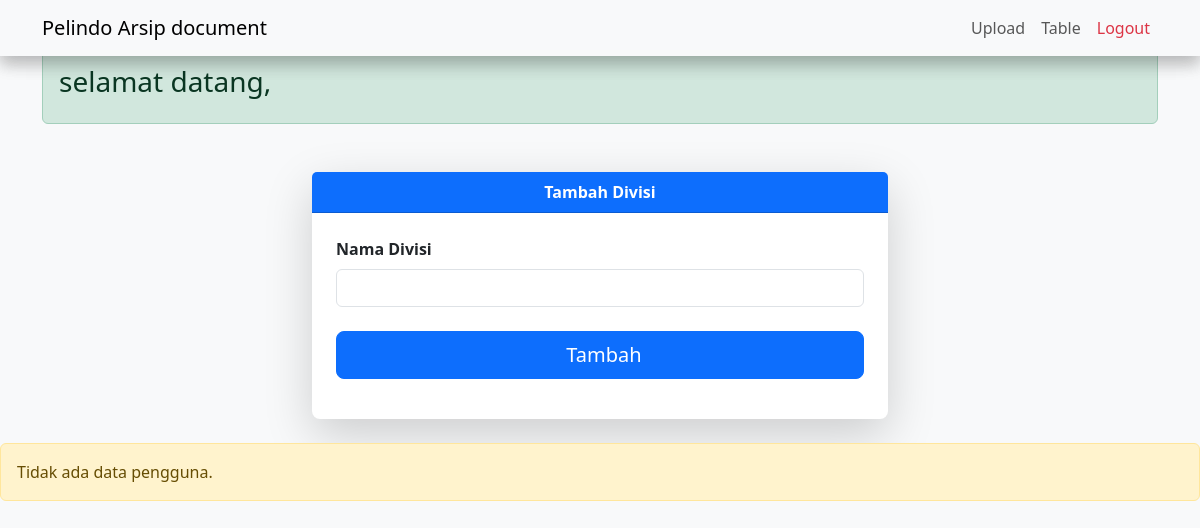
Page /super_admin_only.php on the earlier database version.
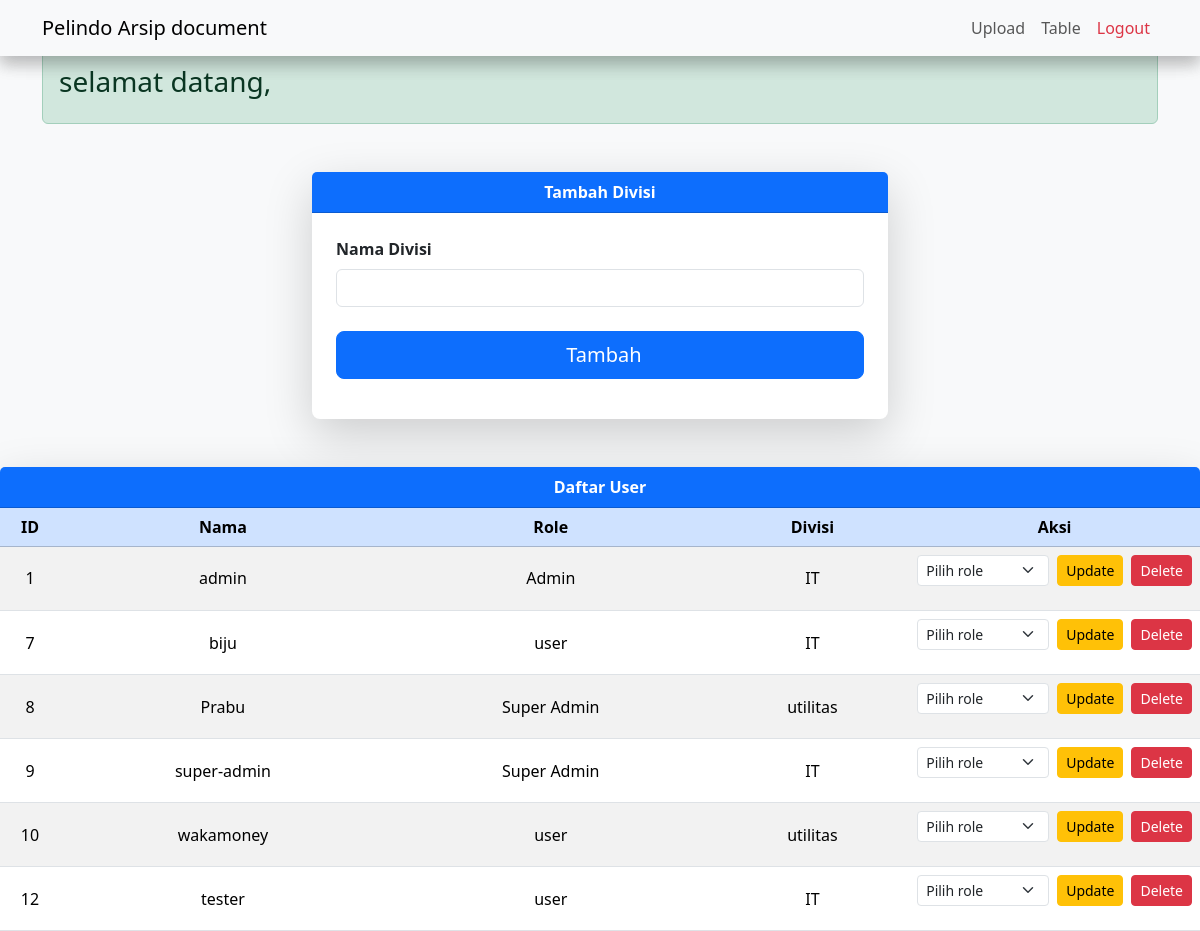
Same page on the later database version.
### tables this page shows
CREATE TABLE `user` (
  `id` int NOT NULL,
  `nama` varchar(255) NOT NULL,
  `pass` varchar(255) NOT NULL,
  `role` varchar(255) NOT NULL DEFAULT 'user',
  `ayam` varchar(255) DEFAULT 'un_set',
  `create_at` timestamp NOT NULL DEFAULT CURRENT_TIMESTAMP
);

### functions.php (called while the page is built, shortened)
<?php
function connectDB() {
    $host = "localhost";
    $user = "root";
    $pass = "";
    $dbname = "pelindo_arsip";
    $conn = new mysqli($host, $user, $pass, $dbname);
    return $conn;
}
function getAllUsers(): array {
    $conn = connectDB();
    $stmt = $conn->prepare("SELECT id, nama, role, ayam FROM user");
    $stmt->execute();
    $result = $stmt->get_result();
    $users = [];
    while ($row = $result->fetch_assoc()) {
        $users[] = $row;
    }
    return $users;
}
?>

### super_admin_only.php (the view, shortened to what this page needs)
<?php
include "functions.php";
include "header.php";
?>
<!DOCTYPE html>
<html lang="id">
<head>
    <link href="https://cdn.jsdelivr.net/npm/bootstrap@5.3.8/dist/css/bootstrap.min.css" rel="stylesheet">
</head>
<?php include "header.php"; ?>
<body class="bg-light">
    <div class="container mt-5">
        <div class="alert alert-success">
            <h3>selamat datang, <?= htmlspecialchars($_SESSION['user_nama']); ?></h3>
        </div>
    </div>
    <div class="container mt-5">
        <?php include "register_ayam.php"; ?>
    </div>
    <br>
<div>
    <?php
    $users = getAllUsers();
    if (!empty($users)) :
?>
<div class="card shadow-lg border-0 rounded-3 mt-4">
    <div class="card-header bg-primary text-white text-center fw-bold">
        Daftar User
    </div>
    <div class="card-body p-0">
        <div class="table-responsive">
            <table class="table table-striped table-hover mb-0 align-middle text-center">
                <thead class="table-primary">
                    <tr>
                        <th style="width: 60px;">ID</th>
                        <th>Nama</th>
                        <th>Role</th>
                        <th>Divisi</th>
                        <th style="width: 200px;">Aksi</th>
                    </tr>
                </thead>
                <tbody>
                    <?php foreach ($users as $user): ?>
                        <tr>
                            <td><?= htmlspecialchars($user['id']) ?></td>
                            <td><?= htmlspecialchars($user['nama']) ?></td>
                            <td>
                                <?php
                                    if ($user['role'] === 'bulu_bulul') {
                                        echo 'Admin';
                                    } elseif ($user['role'] === 'super_bulu_bulul') {
                                        echo 'Super Admin';
                                    } else {
                                        echo htmlspecialchars($user['role']);
                                    }
                                ?>
                            </td>
                            <td><?= htmlspecialchars($user['ayam']) ?></td>
                            <td class="d-flex justify-content-center gap-2">
                                <form method="POST" action="update_user_role.php" class="d-flex align-items-center gap-2">
                                    <select name="new_role" class="form-select form-select-sm w-auto" required>
                                        <option value="" disabled selected>Pilih role</option>
                                    </select>
                                    <button type="submit" class="btn btn-sm btn-warning">
                                        <i class="bi bi-pencil-square"></i> Update
                                    </button>
                                </form>
                                <form action="delete_user.php" method="POST"
                                      onsubmit="return confirm('Yakin ingin menghapus user ini?');">
                                    <button type="submit" class="btn btn-sm btn-danger">
                                        <i class="bi bi-trash"></i> Delete
                                    </button>
                                </form>
                            </td>
                        </tr>
                    <?php endforeach; ?>
                </tbody>
            </table>
        </div>
    </div>
</div>
<?php
    else:
?>
    <div class="alert alert-warning">Tidak ada data pengguna.</div>
<?php
    endif;
?>
</div>
</body>
</html>

### header.php (shortened to what this page needs)
<!DOCTYPE html>
<html lang="en">
<head>
</head>
<body>
<nav class="navbar navbar-expand-lg navbar-light bg-light shadow fixed-top">
  <div class="container">
    <a class="navbar-brand" href="#">Pelindo Arsip document</a>
    <div class="collapse navbar-collapse" id="navbarResponsive">
      <ul class="navbar-nav ms-auto">
        <li class="nav-item active">
          <a class="nav-link" href="admin_page_upload.php">Upload</a>
        </li>
        <li class="nav-item">
          <a class="nav-link" href="admin_page_read.php">Table</a>
        </li>
        <li class="nav-item">
          <a class="nav-link text-danger" href="logout.php" >Logout</a>
        </li>
      </ul>
    </div>
  </div>
</nav>
</body>
</html>

### register_ayam.php (shortened to what this page needs)
<!DOCTYPE html>
<html lang="id">
<head>
    <link href="https://cdn.jsdelivr.net/npm/bootstrap@5.3.8/dist/css/bootstrap.min.css" rel="stylesheet">
</head>
<body class="bg-light">
<div class="container mt-5" style="max-width: 600px;">
    <div class="card shadow-lg border-0 rounded-3">
        <div class="card-header bg-primary text-white text-center fw-bold">
            Tambah Divisi
        </div>
        <div class="card-body p-4">
            <form method="POST" action="">
                <div class="mb-4">
                    <label for="ayam" class="form-label fw-semibold">
                        Nama Divisi
                    </label>
                    <input type="text" class="form-control" id="ayam" name="ayam" required>
                </div>
                <div class="d-grid">
                    <button type="submit" class="btn btn-primary btn-lg">
                        <i class="bi bi-plus-circle me-2"></i> Tambah
                    </button>
                </div>
            </form>
        </div>
    </div>
</div>
</body>
</html>

Differences in the rows shown:
added user: id "1", nama "admin", role "Admin", ayam "IT"
added user: id "7", nama "biju", role "user", ayam "IT"
added user: id "8", nama "Prabu", role "Super Admin", ayam "utilitas"
added user: id "9", nama "super-admin", role "Super Admin", ayam "IT"
added user: id "10", nama "wakamoney", role "user", ayam "utilitas"
added user: id "12", nama "tester", role "user", ayam "IT"
Other differences:
text no longer shown: "Tidak ada data pengguna."
text now shown: "Daftar User ID Nama Role Divisi Aksi"
